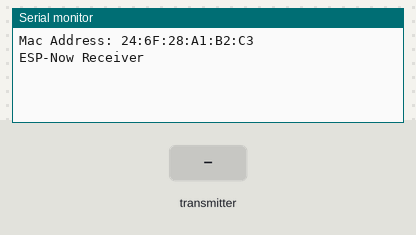
Recording of a sketch running on a simulated ESP8266 (NodeMCU). Shown: the last lines printed to the serial monitor. Inputs (shaded band) come from the test bench.

Above: at 1.2 s.
1.3 s: the transmitter starts sending red = 0
At 1.61 s:
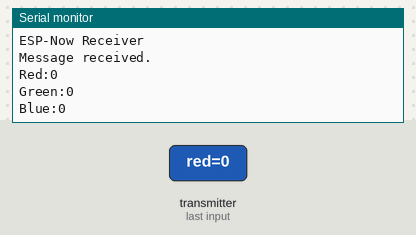
2.8 s: the transmitter starts sending green = 256
4.3 s: the transmitter starts sending blue = 256
At 4.61 s:
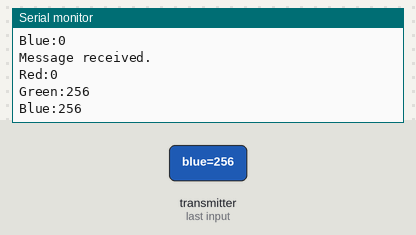
5.8 s: the transmitter starts sending red = 256
7.3 s: the transmitter starts sending green = 512
8.8 s: the transmitter starts sending blue = 512
At 9.11 s:
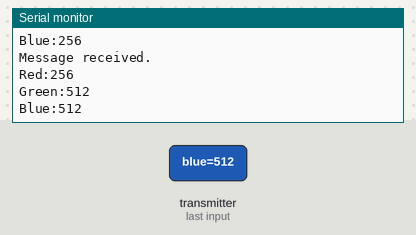
Timing chart, 0 to 11.3 s (numbered marks = the images above; inputs shaded):
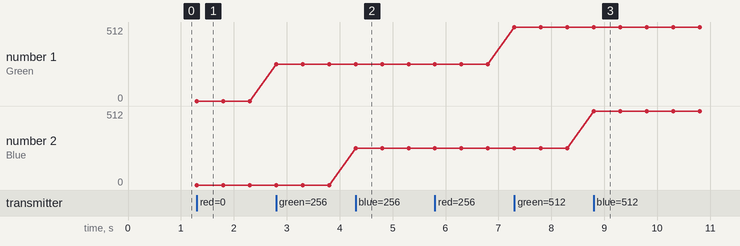

Measured:
- after the input at 1.3 s, the serial monitor: prints a new line at once (image 1)
- after the input at 4.3 s, the serial monitor: prints a new line at once (image 2)
- after the input at 8.8 s, the serial monitor: prints a new line at once (image 3)
- plotted number 1: 0 → 256 after the input at 2.8 s, 256 → 512 after the input at 7.3 s

The sketch:

Receiver.ino
```cpp
#include <Arduino.h>
#include <ESP8266WiFi.h>
#include <espnow.h>
typedef struct message {
   int red;
   int green;
   int blue;
} message;
message myMessage;
void onDataReceiver(uint8_t * mac, uint8_t *incomingData, uint8_t len) {
   Serial.println("Message received.");
   // We don't use mac to verify the sender
   // Let us transform the incomingData into our message structure
  memcpy(&myMessage, incomingData, sizeof(myMessage));
  Serial.print("Red:");
  Serial.println(myMessage.red);
  Serial.print("Green:");
  Serial.println(myMessage.green);
  Serial.print("Blue:");
  Serial.println(myMessage.blue);
}
void setup() {
  Serial.begin(115200);
  WiFi.disconnect();
  ESP.eraseConfig();

  // Wifi STA Mode
  WiFi.mode(WIFI_STA);
  // Get Mac Add
  Serial.print("Mac Address: ");
  Serial.print(WiFi.macAddress());
  Serial.println("\nESP-Now Receiver");

  // Initializing the ESP-NOW
  if (esp_now_init() != 0) {
    Serial.println("Problem during ESP-NOW init");
    return;
  }

  //esp_now_set_self_role(ESP_NOW_ROLE_SLAVE);
  // We can register the receiver callback function
  esp_now_register_recv_cb(onDataReceiver);
}
void loop() {
  // put your main code here, to run repeatedly:
}
```
